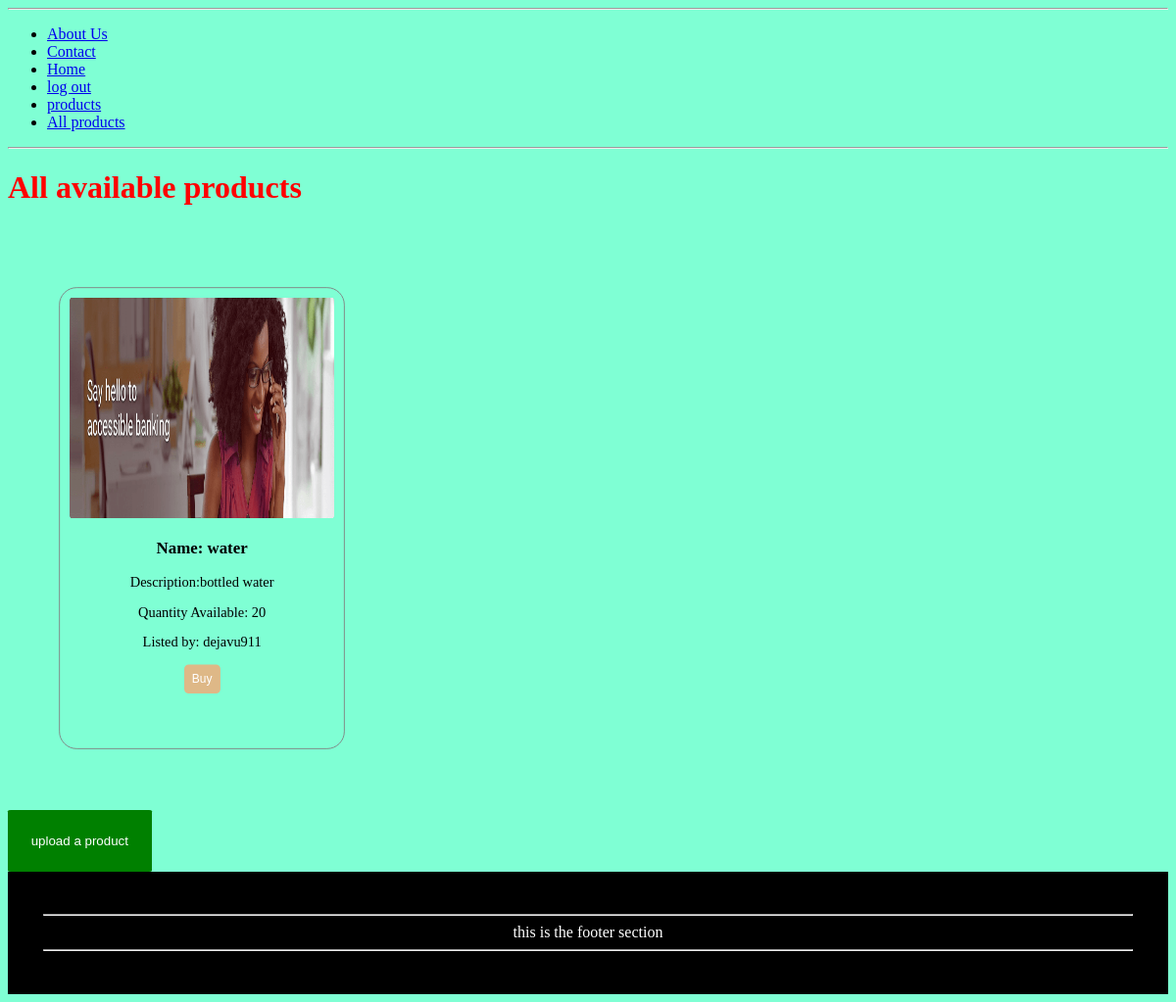
Page /product/ (signed in) on the earlier database version.
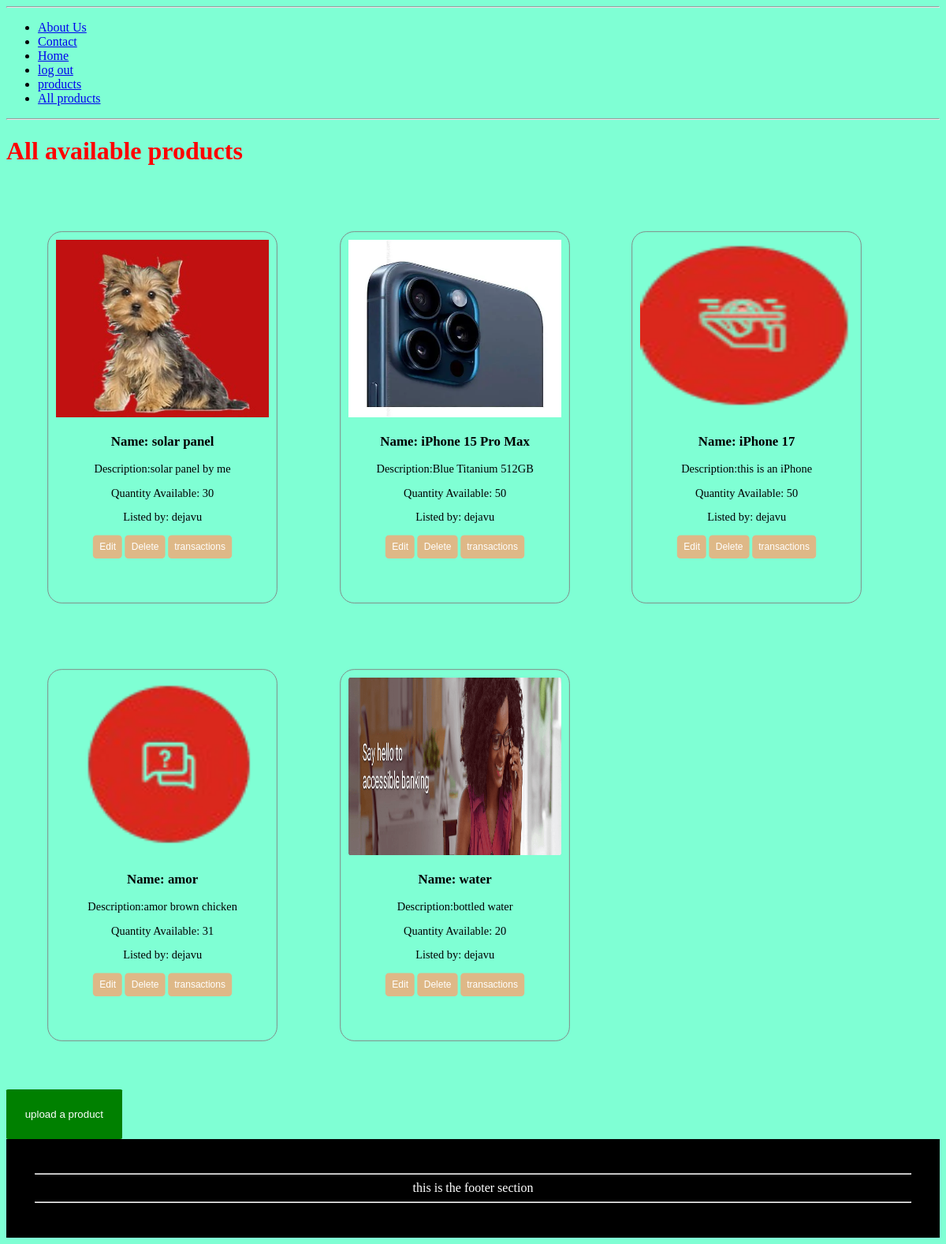
Same page on the later database version.
### product/models.py (models this page shows, shortened)
class Product(models.Model):
 id=models.UUIDField(default=uuid.uuid4,primary_key=True,editable=False)
 name=models.CharField(max_length=250)
 description=models.TextField()
 price=models.PositiveBigIntegerField()
 quantity=models.PositiveIntegerField()
 sold=models.PositiveIntegerField(default=0)
 image=models.ImageField(upload_to='product/')
 user=models.ForeignKey(User,on_delete=models.CASCADE)
 created_at=models.DateTimeField(auto_now_add=True)
 updated_at=models.DateTimeField(auto_now=True)

### product/views.py (the view)
# urls.py: urlpatterns= [path('',Products.as_view(), name='products'),
class Products(LoginRequiredMixin,View):
    def get(self,request):
        all_products = Product.objects.all().order_by("-created_at")
        context = {
            'all_prod':all_products
        }
        return render (request,'products.html',context)

### product/templates/products.html (shortened to what this page needs)
{% extends 'base.html' %}
{% load static %}
{% block style %} <link rel="stylesheet" href="{% static 'user/css/product.css'%}">
    {% endblock style%}
{%block main %}
<h1> All available products</h1>
<div class="all-products">
{% for product in all_prod %}
<div class="product-card">
    <img src="{{product.image.url}}" alt="{{ product.name }}">
    <h3>Name: {{ product.name }}</h3>
    <p>Description:{{ product.description }}</p>
    <p>Quantity Available: {{ product.quantity }}</p>
    <p>Listed by: {{product.user.username}}</p>
    {% if product.user == user %}
    <a href="{%url 'edit-product' product.id %}"><button class="buy-btn">Edit</button></a>
    <a href="{%url 'delete-product' product.id %}"><button class="buy-btn">Delete</button></a>
    <a href="{%url 'transactions-product' product.id %}"><button class="buy-btn">transactions</button></a>
    {% else %}
    <a href="{%url 'buy-product' product.id %}"><button class="buy-btn">Buy</button></a>
    {% endif %}
</div>
{% endfor %}
</div>
<a href="{%url 'add-product'%}"><button id="upload">upload a product</button></a>
{% endblock main%}

### product/user/templates/base.html (shortened to what this page needs)
{% load static %}
<!DOCTYPE html>
<html lang="en">
<head>
    <link rel="stylesheet" href="{%static 'user/css/style.css'%}">
</head>
<body>
    {% block style %} {% endblock style%}
 {% include 'header.html' %}
    <main>
        {% block main %}
         {% endblock main %}
    </main>
 {% include 'footer.html' %}
</body>
</html>

### product/user/templates/header.html
   <header>
        <hr>
        <nav>
            <ul>
                <li><a href="{% url 'about' %}">About Us</a></li>
                <li><a href="{% url 'contact' %}">Contact</a></li>
                {% if user.is_authenticated %}
                <li><a href="{% url 'home' %}">Home</a></li>
                <li><a href="{%url 'logout'%}">log out</a></li>
                 <li><a href="{%url 'products'%}">products</a></li>
                 <li><a href="{%url 'all_prod' %}">All products</a></li>
                     {% else %}
                     <li> <a href="{%url 'signup'%}"> Sign up</a></li>
                     <li><a href="{%url 'login'%}">Log in</a></li>
                     {% endif %}
            </ul>
        </nav>
        <hr>
    </header>

### product/user/templates/footer.html
   <footer>
        <hr>
        this is the footer section
        <hr>
    </footer>

### static/user/css/style.css (style rules this page uses)
h1 { color: red; }
body { background-color: aquamarine; }
footer { text-align: center; padding: 3%; color: white; background-color: black; }

### static/user/css/product.css (style rules this page uses)
.all-products { display: grid; row-gap: 30px; grid-template-columns: repeat(3,1fr); padding: 3%; }
.product-card { padding: 3%; border: 1px solid grey; border-radius: 20px; width: 300px; height: 500px;text-align: center; scale: .9; }
.product-card img { width: 100%;height: 50%; }
#upload { padding: 2%; background-color: green; color: white; border: none; cursor: pointer; border-radius: 2%; }
body { background-color: aquamarine; }
.buy-btn { padding: 3%; cursor: pointer; border: none; background-color: burlywood;color: white; border-radius: 5px; }

Differences in the rows shown:
added Product: image (picture), name "solar panel", description "solar panel by me", quantity "30", user.username "dejavu", shows "Edit"
added Product: image (picture), name "iPhone 15 Pro Max", description "Blue Titanium 512GB", quantity "50", user.username "dejavu", shows "Edit"
added Product: image (picture), name "iPhone 17", description "this is an iPhone", quantity "50", user.username "dejavu", shows "Edit"
added Product: image (picture), name "amor", description "amor brown chicken", quantity "31", user.username "dejavu", shows "Edit"
changed Product "water": user.username "dejavu911" → "dejavu"; user_id "Buy" → "Edit Delete transactions"
